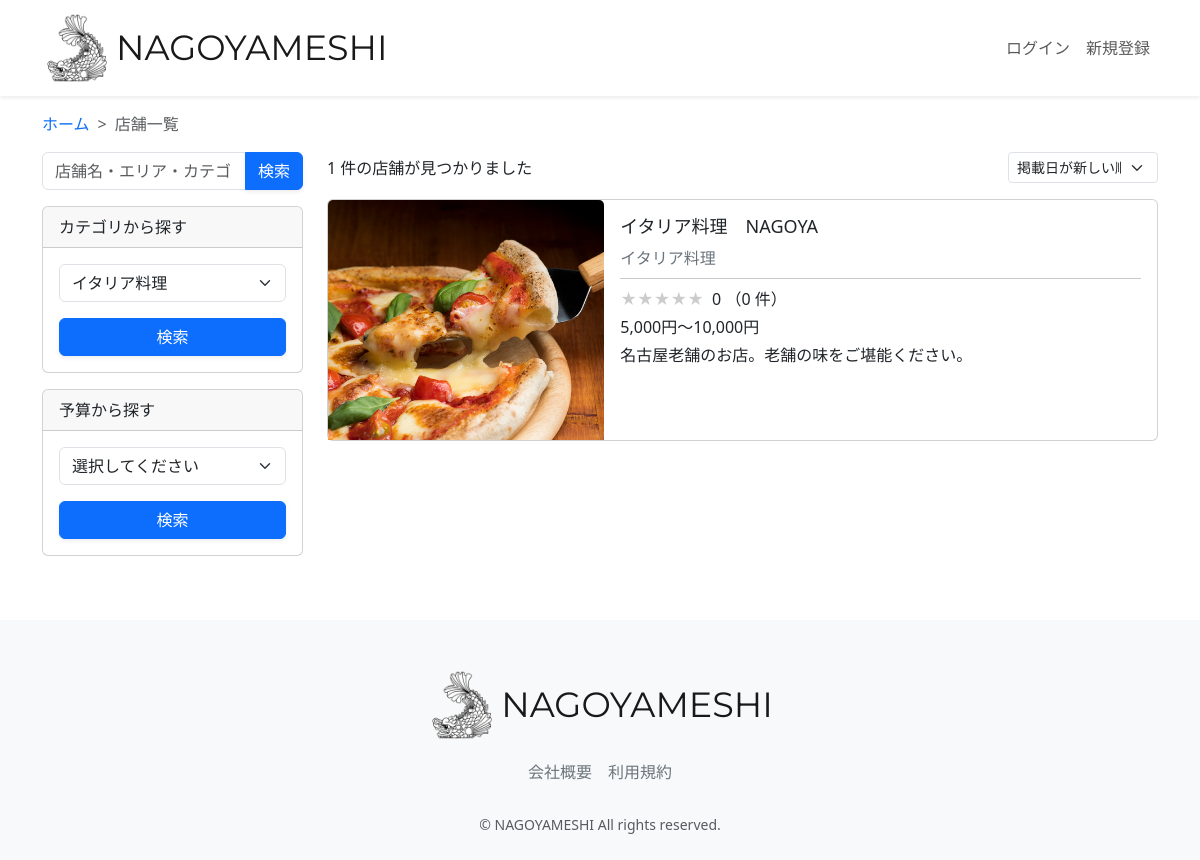
Before: /restaurant-list/?category=イタリア料理&button_type=category with the older database file.
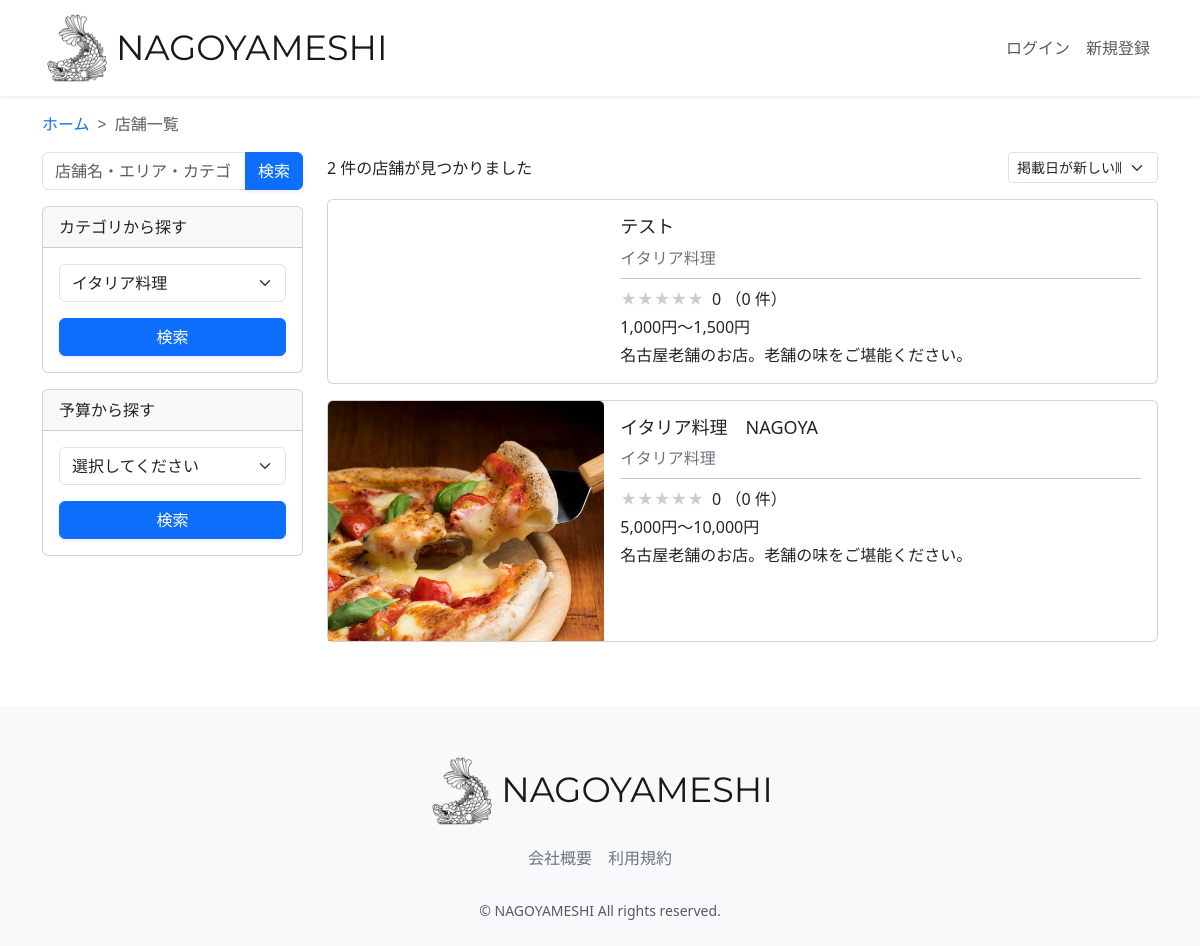
After: the same page with the newer database file.
### restaurant/models.py (models this page shows, shortened)
class Restaurant(models.Model):
    name = models.CharField(verbose_name="店舗名", max_length=64)
    description = models.CharField(verbose_name="説明", max_length=128)
    price = models.CharField(verbose_name="価格帯", max_length=32)
    zip_code = models.CharField(verbose_name="郵便番号", max_length=32)
    address = models.CharField(verbose_name="住所", max_length=128)
    business_time = models.CharField(verbose_name="営業時間", max_length=64)
    close_day_of_week = models.CharField(verbose_name="定休日", max_length=32)
    seats_number = models.CharField(verbose_name="座席数", max_length=32)
    category = models.ForeignKey(
        Category, verbose_name="カテゴリー", on_delete=models.PROTECT
    )
    rate = models.FloatField(verbose_name="レート", default=0.0)
    review_num = models.IntegerField(verbose_name="レビュー数", default=0)
    reservation_num = models.IntegerField(verbose_name="予約数", default=0)
    photo = models.ImageField(verbose_name="写真", blank=True, null=True)
    created_at = models.DateTimeField(verbose_name="作成日時", auto_now_add=True)
    updated_at = models.DateTimeField(verbose_name="更新日時", auto_now=True)
    class Meta:
        verbose_name = '店舗一覧'
        verbose_name_plural = "店舗一覧"

class Category(models.Model):
    name = models.CharField(verbose_name="カテゴリー名", max_length=64)
    photo = models.ImageField(verbose_name="写真", blank=True, null=True)
    class Meta:
        verbose_name = 'カテゴリー一覧'
        verbose_name_plural = "テゴリー一覧"
    def __str__(self):
        return self.name

### restaurant/views.py (the view, shortened to what this page needs)
class RestaurantListView(generic.ListView):
    template_name = "restaurant_list.html"
    model = models.Restaurant
    def get_context_data(self, **kwargs):
        context = super(RestaurantListView, self).get_context_data(**kwargs)
        keyword = self.request.GET.get("keyword")
        category = self.request.GET.get("category")
        price = self.request.GET.get("price")
        select_sort = self.request.GET.get("select_sort")
        button_type = self.request.GET.get("button_type")
        keyword = keyword if keyword is not None else ""
        category = category if category is not None else ""
        price = price if price is not None else "0"
        select_sort = select_sort if select_sort is not None else "-created_at"
        self.request.session["select_sort"] = select_sort
        if button_type == "keyword":
            self.request.session["keyword_session"] = keyword
            self.request.session["category_session"] = ""
            self.request.session["price_session"] = "0"
        if button_type == "category":
            self.request.session["category_session"] = category
            self.request.session["keyword_session"] = ""
            self.request.session["price_session"] = "0"
        if button_type == "price":
            self.request.session["price_session"] = price
            self.request.session["keyword_session"] = ""
            self.request.session["category_session"] = ""
        if button_type == "select_sort":
            self.request.session["select_sort"] = select_sort
        keyword_session = self.request.session.get("keyword_session")
        category_session = self.request.session.get("category_session")
        price_session = self.request.session.get("price_session")
        select_sort_session = self.request.session.get("select_sort")
        restaurant_list = models.Restaurant.objects.filter(
            Q(name__icontains=keyword_session)
            | Q(address__icontains=keyword_session)
            | Q(category__name__icontains=keyword_session)
        )
        restaurant_list = restaurant_list.filter(
            category__name__icontains=category_session
        )
        restaurant_list = restaurant_list.order_by(select_sort_session)
        category_list = models.Category.objects.all()
        average_rate_list = []
        average_rate_star_list = []
        rate_num_list = []
        for restaurant in restaurant_list:
            average_rate = models.Review.objects.filter(
                restaurant=restaurant
            ).aggregate(Avg("rate"))
            average_rate = (
                average_rate["rate__avg"]
                if average_rate["rate__avg"] is not None
                else 0
            )
            average_rate_list.append(round(average_rate, 2))
            if average_rate % 1 == 0:
                average_rate = int(average_rate)
            else:
                average_rate = round(average_rate * 2) / 2
            average_rate_star_list.append(average_rate)
            rate_num = models.Review.objects.filter(restaurant=restaurant).count()
            rate_num_list.append(rate_num)
        context.update(
            {
                "category_list": category_list,
                "keyword_session": keyword_session,
                "category_session": category_session,
                "price_session": price_session,
                "select_sort_session": select_sort_session,
                "restaurant_list": zip(
                    restaurant_list,
                    average_rate_list,
                    average_rate_star_list,
                    rate_num_list,
                ),
                "restaurant_num": len(restaurant_list)
            }
        )
        return context

### restaurant/templates/restaurant/restaurant_list.html (shortened to what this page needs)
{% extends "layout/base.html" %}
{% load static %}
{% block content %}
<main>
  <div class="container nagoyameshi-container pb-5">
    <div class="row justify-content-center">
      <nav class="my-3" style="--bs-breadcrumb-divider: '>';" aria-label="breadcrumb">
        <ol class="breadcrumb mb-0">
          <li class="breadcrumb-item"><a href="{% url 'top_page' %}">ホーム</a></li>
          <li class="breadcrumb-item active" aria-current="page">店舗一覧</li>
        </ol>
      </nav>
      <div class="col-xl-3 col-lg-4 col-md-12">
        <form method="GET" class="w-100 mb-3">
          <div class="input-group">
            <input type="text" class="form-control" placeholder="店舗名・エリア・カテゴリ" name="keyword" value={% if keyword_session %}{{keyword_session }}{% else %}""{% endif %}>
            <button type="submit" class="btn btn-primary text-white shadow-sm">検索</button>
          </div>
        </form>
        <div class="card mb-3">
          <div class="card-header">カテゴリから探す</div>
          <div class="card-body">
            <form method="GET" class="w-100">
              <div class="form-group mb-3">
                <select class="form-control form-select" name="category" required>
                  {% for category in category_list %}
                  <option value="{{ category.name }}" {% if category_session == category.name %}selected{% endif %}>
                    {{ category.name }}
                  </option>
                  {% endfor %}
                </select>
              </div>
                <div class="form-group">
                  <button type="submit" class="btn btn-primary text-white shadow-sm w-100">検索</button>
                </div>
            </form>
          </div>
        </div>
        <div class="card mb-3">
          <div class="card-header">予算から探す</div>
          <div class="card-body">
            <form method="GET" class="w-100">
              <div class="form-group mb-3">
                <select class="form-control form-select" name="price" required>
                  <option value="">選択してください</option>
                </select>
              </div>
              <div class="form-group">
                <button type="submit" class="btn btn-primary text-white shadow-sm w-100">検索</button>
              </div>
            </form>
          </div>
        </div>
      </div>
      <div class="col">
        <div class="d-flex justify-content-between flex-wrap">
          <p class="fs-5 mb-3">
            <span class="fs-6">
              {{ restaurant_num }} 件の店舗が見つかりました
            </span>
          </p>
          <form method="GET" class="mb-3 sort-box">
            <select class="form-select form-select-sm" name="select_sort" aria-label=".form-select-sm example" onChange="this.form.submit();">
              <option value="-created_at" {% if select_sort_session == "-created_at" %}selected{% endif %}>掲載日が新しい順</option>
            </select>
          </form>
        </div>
        {% for restaurant,rate,rate_star,rate_num in restaurant_list %}
        <div class="mb-3">
          <a href="{% url 'restaurant_detail' restaurant.id %}" class="link-dark card-link">
            <div class="card h-100">
              <div class="row g-0">
                <div class="col-md-4">
                  {% if restaurant.photo %}
                  <img src="{{ restaurant.photo.url }}" class="card-img-top horizontal-card-image">
                  {% endif %}
                </div>
                <div class="col-md-8">
                  <div class="card-body">
                    <h3 class="card-title">{{ restaurant.name }}</h3>
                    <div class="col d-flex text-secondary">
                      <div>
                        {{ restaurant.category }}
                      </div>
                    </div>
                    <hr class="my-2">
                    <p class="mb-1">
                      <span class="star-rating me-1" data-rate="{{ rate_star }}"></span>
                      {{ rate }} （{{ rate_num }}
                      件）
                    </p>
                    <div class="mb-1">
                      <span>{{ restaurant.price }}</span>
                    </div>
                    <p class="card-text">{{ restaurant.description }}</p>
                  </div>
                </div>
              </div>
            </div>
          </a>
        </div>
        {% endfor %}
      </div>
    </div>
  </div>
</main>
{% endblock %}

### restaurant/templates/layout/base.html (shortened to what this page needs)
{% load static %}
<!DOCTYPE html>
<html lang="ja">
  <head>
    <link href="https://cdn.jsdelivr.net/npm/bootstrap@5.3.3/dist/css/bootstrap.min.css" rel="stylesheet">
    <link href="{% static 'css/nagoyameshi.css' %}" rel="stylesheet">
  </head>
  <body>
    <div id="app" class="wrapper">
      <nav class="navbar navbar-expand-md navbar-light bg-white shadow-sm">
        <div class="container nagoyameshi-container">
          <a class="navbar-brand app-name" href="{% url 'top_page' %}">
            <div class="d-flex align-items-center">
              <img class="nagoyameshi-logo me-1" src="{% static 'images/logo/logo.png' %}" alt="nagoyameshi">
              NAGOYAMESHI
            </div>
          </a>
          <div class="collapse navbar-collapse" id="navbarSupportedContent">
            <ul class="navbar-nav ms-auto">
              {% if user.subscription %}
              <li class="nav-item dropdown">
                <a id="navbarDropdown" class="nav-link dropdown-toggle" href="#" role="button" data-bs-toggle="dropdown" aria-haspopup="true" aria-expanded="false" v-pre>
                  {{ user.user_name }}
                </a>
                <div class="dropdown-menu dropdown-menu-end" aria-labelledby="navbarDropdown">
                  <a class="dropdown-item" href="{% url 'user_detail' user.id %}">会員情報</a>
                  <a class="dropdown-item" href="{% url 'reservation_list' %}">予約一覧</a>
                  <a class="dropdown-item" href="{% url 'favorite_list' %}">お気に入り一覧</a>
                  <a class="dropdown-item" href="">お支払い方法</a>
                  <a class="dropdown-item" href="{% url 'subscription_cancel' %}">有料プラン解約</a>
                  {% if user.is_staff %}
                  <a class="dropdown-item" href="{% url 'management_user' %}">管理者画面</a>
                  {% endif %}
                  <div class="dropdown-divider">
                  </div>
                  <a class="dropdown-item" href="{% url 'account_logout' %}">ログアウト</a>
                </div>
              </li>
              {% else %}{% if user.is_authenticated %}
              <li class="nav-item dropdown">
                <a id="navbarDropdown" class="nav-link dropdown-toggle" href="#" role="button" data-bs-toggle="dropdown" aria-haspopup="true" aria-expanded="false" v-pre>
                  {{ user.user_name }}
                </a>
                <div class="dropdown-menu dropdown-menu-end" aria-labelledby="navbarDropdown">
                  <a class="dropdown-item" href="{% url 'user_detail' user.id %}">会員情報</a>
                  <a class="dropdown-item" href="{% url 'subscription_register' %}">有料プラン登録</a>
                  {% if user.is_staff %}
                  <a class="dropdown-item" href="{% url 'management_user' %}">管理者画面</a>
                  {% endif %}
                  <div class="dropdown-divider">
                  </div>
                  <a class="dropdown-item" href="{% url 'account_logout' %}">ログアウト</a>
                </div>
              </li>
              {% else %}
              <li class="nav-item">
                <a class="nav-link" href="{% url 'account_login' %}">ログイン</a>
              </li>
              <li class="nav-item">
                <a class="nav-link" href="{% url 'account_signup' %}">新規登録</a>
              </li>
              {% endif %}
              {% endif %}
            </ul>
          </div>
        </div>
      </nav>
      {% block content %}{% endblock %}
      <footer class="bg-light">
        <div class="d-flex justify-content-center footer-logo">
          <a class="navbar-brand app-name" href="{% url 'top_page' %}">
            <div class="d-flex align-items-center">
              <img class="nagoyameshi-logo me-1" src="{% static 'images/logo/logo.png' %}" alt="nagoyameshi">
              NAGOYAMESHI
            </div>
          </a>
        </div>
        <div class="d-flex justify-content-center footer-link">
          <a href="{% url 'company_page' %}" class="link-secondary me-3">会社概要</a>
          <a href="{% url 'terms_page' %}" class="link-secondary">利用規約</a>
        </div>
        <p class="text-center text-muted small mb-0">&copy; NAGOYAMESHI All rights reserved.</p>
      </footer>
    </div>
  </body>
</html>

### static/css/nagoyameshi.css (style rules this page uses)
.wrapper { min-height: 100vh; position: relative; padding-bottom: 240px; box-sizing: border-box; }
.nagoyameshi-logo { height: 70px; }
.app-name { font-family: "Montserrat", sans-serif; font-optical-sizing: auto; font-weight: weight; font-style: normal; font-size: 35px; color: #191919; }
footer { width: 100%; height: 240px; position: absolute; bottom: 0; padding: 50px 15px; }
.footer-logo { margin-bottom: 20px; }
.footer-link { margin-bottom: 30px; }
h3 { font-size: 1.125rem; }
a { text-decoration: none !important; }
.horizontal-card-image { width: 100%; height: 240px; object-fit: cover; }
.card-link { transition: 0.3s; }
.sort-box { width: 150px; }
.star-rating { position: relative; z-index: 0; display: inline-block; white-space: nowrap; color: #CCCCCC; }
.star-rating:before, .star-rating:after { content: '★★★★★'; }
.star-rating:after { position: absolute; z-index: 1; top: 0; left: 0; overflow: hidden; white-space: nowrap; color: #F29F05; }
.star-rating[data-rate="0"]:after { width: 0%; }

Changed rows visible on the page:
added Restaurant: name "テスト", category "イタリア料理", rate "0", rate_num "0", price "1,000円～1,500円", description "名古屋老舗のお店。老舗の味をご堪能ください。"
Other visible differences:
{{ restaurant_num }}: "1" → "2"
